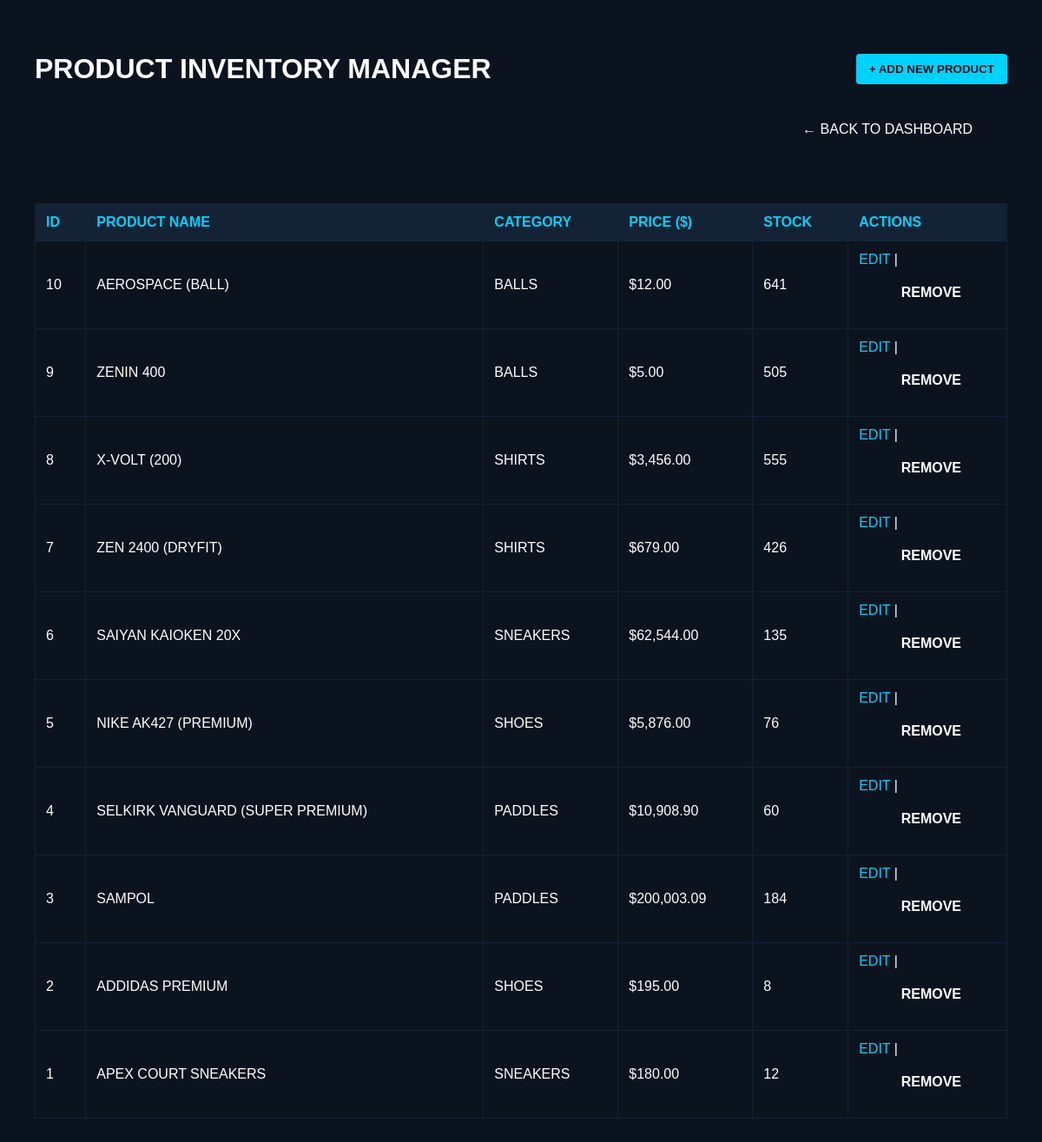
Screenshot of /admin/manageproducts.php (signed in) with the database file from the repository.
### tables this page shows
CREATE TABLE `products` (
  `id` int(11) NOT NULL,
  `name` varchar(100) NOT NULL,
  `category` varchar(50) NOT NULL,
  `price` decimal(10,2) NOT NULL,
  `stock` int(11) NOT NULL DEFAULT 0,
  `image` varchar(255) DEFAULT NULL,
  `image_url` varchar(255) DEFAULT NULL,
  `created_at` timestamp NOT NULL DEFAULT current_timestamp()
);

### admin/manageproducts.php (the view, shortened to what this page needs)
<?php
require_once __DIR__ . '/../db_connect.php';
$products = false;
if ($result = $conn->query("SELECT id, name, category, price, stock, image FROM products ORDER BY id DESC")) {
    $products = $result;
}
?>
<!DOCTYPE html>
<html lang="en">
<head>
    <link rel="stylesheet" href="../design.css">
</head>
<body>
    <div class="header-container">
        <h1>PRODUCT INVENTORY MANAGER</h1>
        <button onclick="openForm()" class="btn-add">+ ADD NEW PRODUCT</button>
    </div>
    <a href="dashboard.php" class="back-link">&larr; BACK TO DASHBOARD</a>
    <br><br>
    <table class="data-table">
        <thead>
            <tr>
                <th>ID</th>
                <th>PRODUCT NAME</th>
                <th>CATEGORY</th>
                <th>PRICE ($)</th>
                <th>STOCK</th>
                <th>ACTIONS</th>
            </tr>
        </thead>
        <tbody>
            <?php if ($products && $products->num_rows > 0): ?>
                <?php
                $display_id = $products->num_rows;
                ?>
                <?php while ($product = $products->fetch_assoc()): ?>
                    <tr>
                        <td><?php echo $display_id--; ?></td>
                        <td><?php echo strtoupper(htmlspecialchars($product['name'])); ?></td>
                        <td><?php echo strtoupper(htmlspecialchars($product['category'])); ?></td>
                        <td>$<?php echo number_format($product['price'], 2); ?></td>
                        <td><?php echo $product['stock']; ?></td>
                        <td>
                            <a href="javascript:void(0);"
                               onclick='editProduct(<?php echo json_encode($product); ?>)'>EDIT</a> |
                            <a href="processing.php?action=delete&id=<?php echo $product['id']; ?>"
                               onclick="return confirm('ARE YOU SURE YOU WANT TO REMOVE THIS PRODUCT?');"
                               class="logout-link">REMOVE</a>
                        </td>
                    </tr>
                <?php endwhile; ?>
            <?php else: ?>
                <tr>
                    <td colspan="6" class="no-data">NO PRODUCTS FOUND IN INVENTORY.</td>
                </tr>
            <?php endif; ?>
        </tbody>
    </table>
</body>
</html>

### design.css (style rules this page uses)
body { font-family: 'nexa', sans-serif; font-weight: 200; background-color: #0b131f; color: #ffffff; padding: 40px; margin: 0; }
h1, h2, h3, h4, th, strong { font-family: 'nexa', sans-serif; font-weight: 800; }
a { color: #00d2ff; text-decoration: none; }
.back-link { position: relative; color: #ffffff; right: 20px; display: flex; justify-content: flex-end; margin: 20px; }
.data-table { width: 100%; border: 1px solid #142235; border-collapse: collapse; text-align: left; margin-top: 20px; }
.data-table th, .data-table td { padding: 12px; border: 1px solid #142235; }
.data-table thead tr { background: #142235; color: #00d2ff; }
.header-container { display: flex; justify-content: space-between; align-items: center; }
.logout-link { position: relative; font-weight: 800; color: #ffffff; right: 20px; display: flex; justify-content: flex-end; margin: 20px; }
.btn-add { background: #00d2ff; color: #0b131f; padding: 10px 15px; font-weight: 800; border: none; border-radius: 4px; cursor: pointer; }

### rows the page displays
products: name "AEROSPACE (BALL)", category "BALLS", price "12.00", stock "641"
products: name "ZENIN 400", category "BALLS", price "5.00", stock "505"
products: name "X-VOLT (200)", category "SHIRTS", price "3,456.00", stock "555"
products: name "ZEN 2400 (DRYFIT)", category "SHIRTS", price "679.00", stock "426"
products: name "SAIYAN KAIOKEN 20X", category "SNEAKERS", price "62,544.00", stock "135"
products: name "NIKE AK427 (PREMIUM)", category "SHOES", price "5,876.00", stock "76"
products: name "SELKIRK VANGUARD (SUPER PREMIUM)", category "PADDLES", price "10,908.90", stock "60"
products: name "SAMPOL", category "PADDLES", price "200,003.09", stock "184"
products: name "ADDIDAS PREMIUM", category "SHOES", price "195.00", stock "8"
products: name "APEX COURT SNEAKERS", category "SNEAKERS", price "180.00", stock "12"
